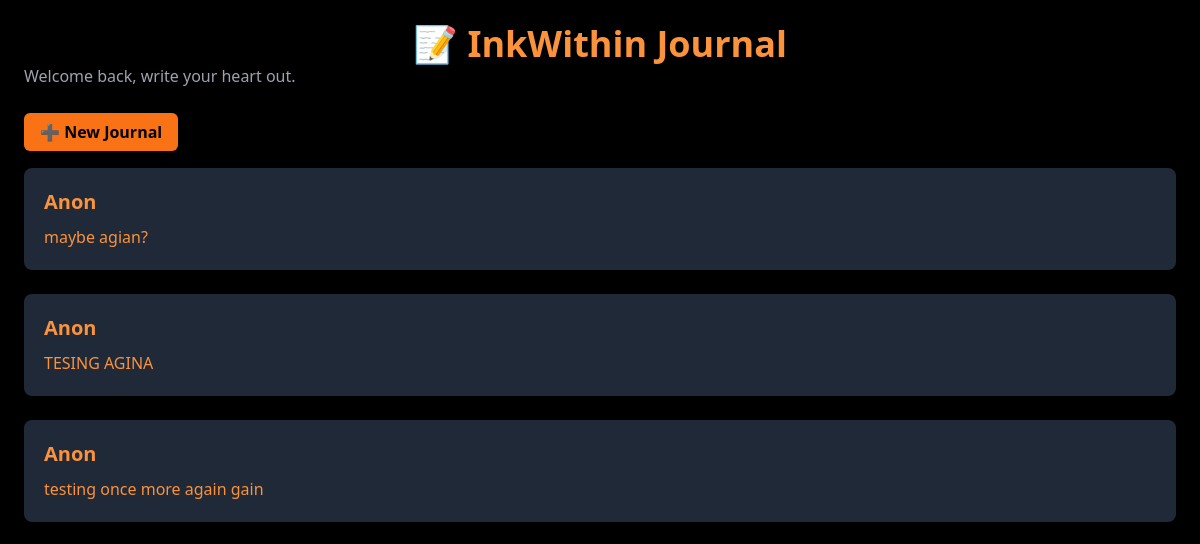
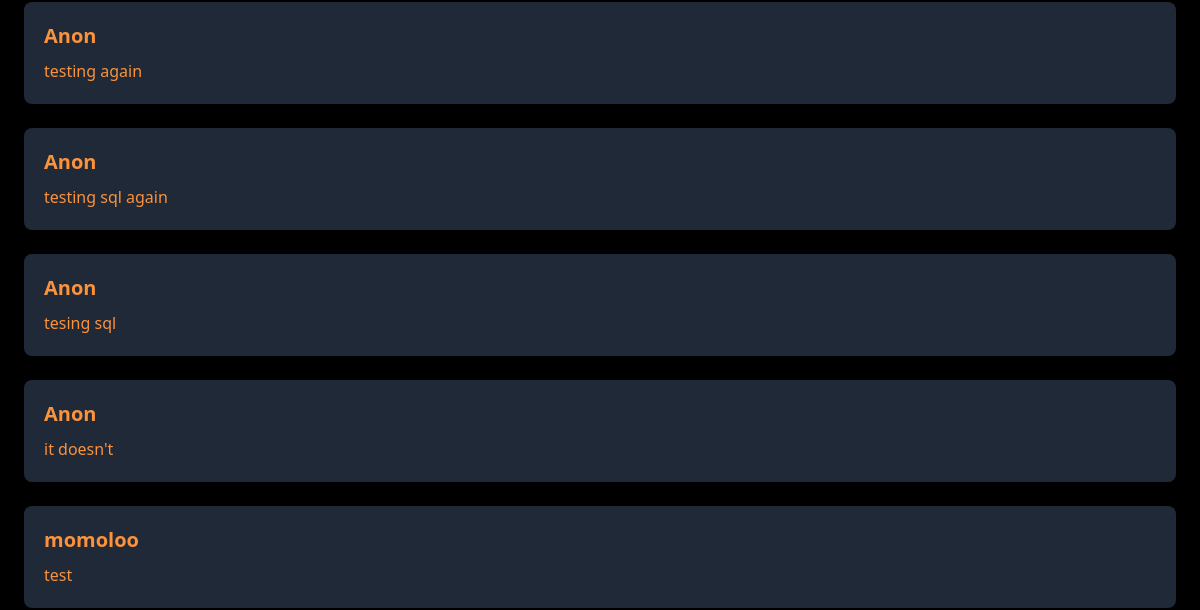
The app's page /dashboard (upper part), older data (2 pictures, top to bottom).
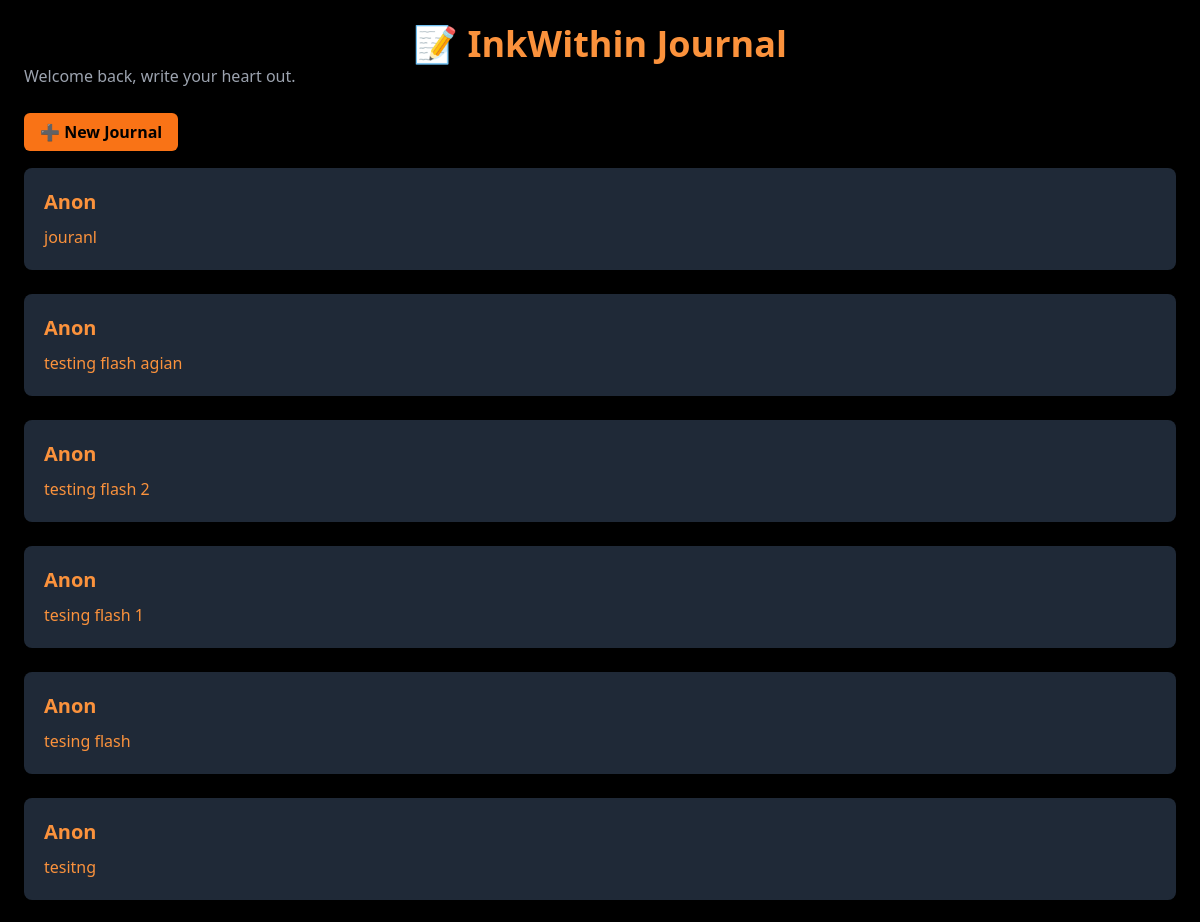
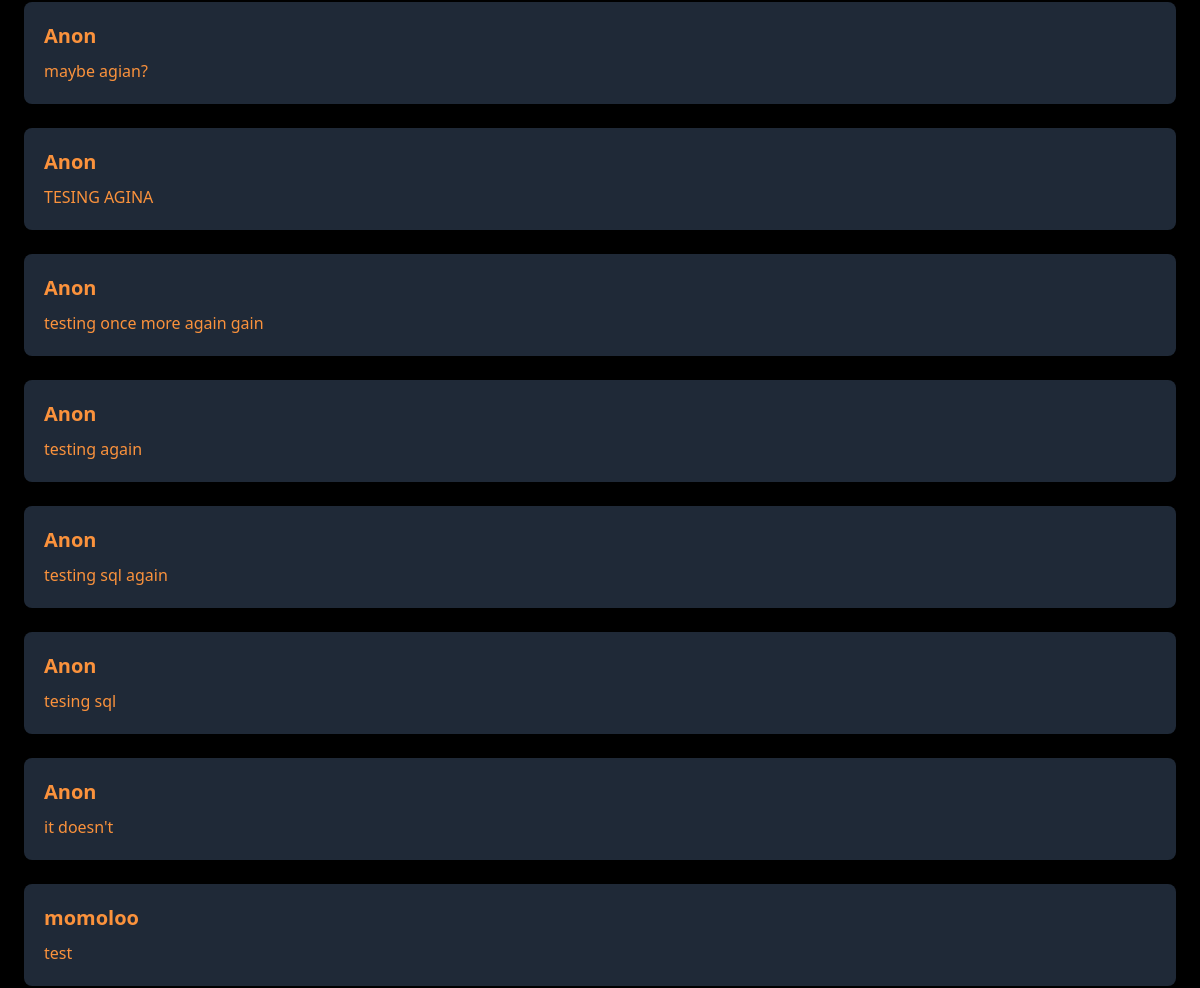
The same page, newer data (2 pictures, top to bottom).
### tables this page shows
CREATE TABLE journals (id INTEGER PRIMARY KEY AUTOINCREMENT, user TEXT, entry TEXT, date TEXT);

### backflask.py (the view)
@back.route('/dashboard')
def dashpage():
    entrielist = entriesdb.get_all_entries()
    return render_template('dashboard.html', entries = entrielist)

### entriesdb.py (called while the page is built)
def get_all_entries():
    cursor.execute("SELECT user, entry, date FROM journals ORDER BY id DESC")
    return [{"user": row[0], "entry": row[1], "timestamp": row[2]} for row in cursor.fetchall()]

### templates/dashboard.html (shortened to what this page needs)
<!DOCTYPE html>
<html lang="en">
<head>
    <script src="https://cdn.tailwindcss.com"></script>
</head>
<body class = "bg-black text-orange-400 min-h-screen p-6 font-sans">
    <header class="mb-8">
        <h1 class="text-4xl font-bold">📝 InkWithin Journal</h1>
        <p class="text-gray-400 ">Welcome back, write your heart out.</p>
    </header>
    <div class="mb-6">
        <a href="/new" class="bg-orange-500 text-black px-4 py-2 rounded-md font-semibold hover:bg-orange-600 transition">
            ➕ New Journal
        </a>
    </div>
    <section class="space-y-6">
        {% for entry in entries %}
        <div class="bg-gray-800 p-5 rounded-lg shadow-md">
            <div class="text-xl font-semibold">{{ entry.user }}</div>
            <div class="text-base leading-relaxed">{{ entry.entry}}</div>
        </div>
        {% endfor %}
    </section>
</body>
</html>

### templates/dashboard.html (style rules this page uses)
h1 { text-align: center; margin-bottom: 30px; }
body { background-color: #3f2a1f12; color:rgb(107, 81, 35); font-family:'DM Sans', sans-serif; padding: 20px }

Row changes from the older to the newer data that the page shows:
added journals: user "Anon", entry "jouranl"
added journals: user "Anon", entry "testing flash agian"
added journals: user "Anon", entry "testing flash 2"
added journals: user "Anon", entry "tesing flash 1"
added journals: user "Anon", entry "tesing flash"
added journals: user "Anon", entry "tesitng"
